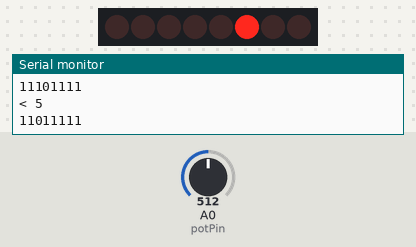
The sketch below on a simulated Arduino Uno, built with avr-gcc and run on an emulated ATmega328P. Parts: 8 shift-register outputs drawn as a row of LEDs (first output left, lit = HIGH), the last lines printed to the serial monitor. Wiring (inferred from the names in the program): shift register (74HC595): data pin 13; shift clock pin 11; latch pin 12; OE pin 9; MR pin 10. Wiring (inferred from the signals the program sends): row of LEDs: on Q0, Q1, Q2, Q3, Q4, Q5, Q6, Q7. The inputs (shaded band) are chosen by the test bench; at power-on: A0 (potPin) = 512.

Above: at 1.2 s.
1.3 s: A0 (potPin) set to 23
3.3 s: A0 (potPin) set to 18
At 4.6 s:
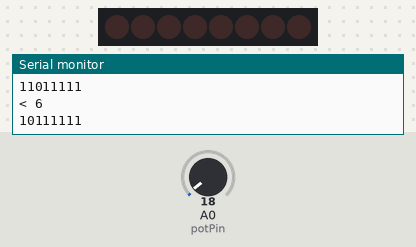
4.9 s: A0 (potPin) set to 122
At 5.12 s:
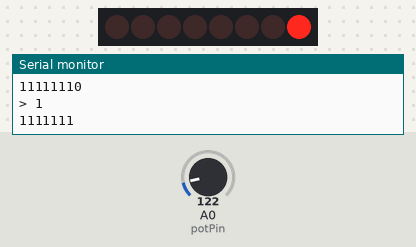
7.5 s: A0 (potPin) set to 0
At 8.1 s:
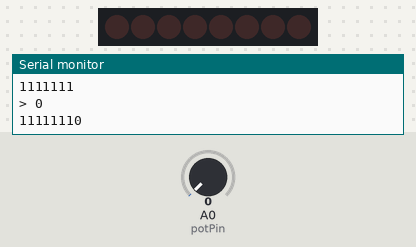
Timing chart, 0 to 10.1 s (numbered marks = the images above; inputs shaded):
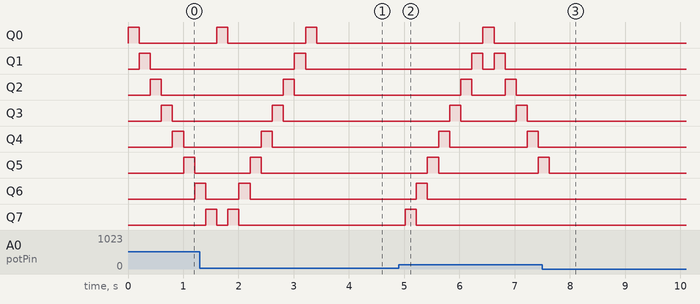

The sketch:

44-74HC595_shift_left_and_shift_right_with_homework.ino
```cpp
// 74HC595
int serialDataPin = 13; // Pin 14 74HC595 (1)
int latchClockPin = 12; // pin 12 74HC595 (1)
int shiftClockPin = 11; // pin 11 74HC595 (1)
int clearPin = 10; // Pin 10 74HC595 (1)
int outputEnablePin = 9; // Pin 13 74HC595 (1)

// Potentiometer
int potPin = A0;
int potVal = 0;

int pins[] = {serialDataPin, latchClockPin, shiftClockPin, clearPin, outputEnablePin};

byte ledsState = 0b11111110;
byte significantByte = 0b0;

void setup() {
  Serial.begin(9600);
  for (int i = 0; i < sizeof(pins) / sizeof(int); i++) {
    pinMode(pins[i], OUTPUT);
  }
  pinMode(potPin, INPUT);

  digitalWrite(clearPin, LOW);
  digitalWrite(clearPin, HIGH);
}

void loop() {
  circularShift(false);
  circularShift(true);
}

// Commented framework function in order to use Math
void circularShift(bool isGoingRight) {
  for (int i = 0; i < 8; i++) {
    Serial.print(isGoingRight ? "> " : "< ");
    Serial.println(i);
    //analogWrite(outputEnablePin, map(analogRead(potPin), 1023 , 0, 0, 255));
    potVal = -255.0/1023.0 * (analogRead(potPin) - 1023);
    analogWrite(outputEnablePin, potVal);
    writeToRegister();
    //Serial.println(potVal);

    // Get the least or most significant byte before losing it (according to function parameter)
    //significantByte = bitRead(ledsState, isGoingRight ? 0 : 7);

    // Bitshinft operation
    //ledsState = isGoingRight ? ledsState >> 1 : ledsState << 1;

    // Write the least or more significant byte in proper location, according to function parameter
    //bitWrite(ledsState, isGoingRight ? 7 : 0, significantByte);

    Serial.println(ledsState, BIN);
    delay(200);
    ledsState = isGoingRight ? ledsState * 128 + ledsState / 2 : ledsState / 128 + ledsState * 2;
  }
}

void writeToRegister() {
  digitalWrite(latchClockPin, LOW);
  shiftOut(serialDataPin, shiftClockPin, MSBFIRST, ledsState);
  digitalWrite(latchClockPin, HIGH);
}
```

Measured:
- the behaviour switches between 21 and 20 on A0 (potPin) (found by bisection; images 0 and 1)
- after the input at 4.9 s, Q0: LOW → HIGH after 1.5 s, → LOW 0.20 s later; Q1: alternates HIGH for 0.20 s and LOW for 0.20 s, 4 changes in all, then stays LOW, starting after 1.3 s
